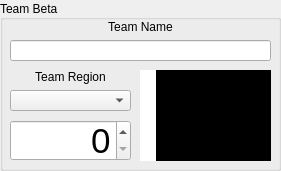
       <widget class="QGroupBox" name="TeamBetaGroupBox">
        <property name="sizePolicy">
         <sizepolicy hsizetype="Fixed" vsizetype="Fixed">
          <horstretch>0</horstretch>
          <verstretch>0</verstretch>
         </sizepolicy>
        </property>
        <property name="minimumSize">
         <size>
          <width>281</width>
          <height>171</height>
         </size>
        </property>
        <property name="maximumSize">
         <size>
          <width>281</width>
          <height>171</height>
         </size>
        </property>
        <property name="statusTip">
         <string/>
        </property>
        <property name="layoutDirection">
         <enum>Qt::LeftToRight</enum>
        </property>
        <property name="title">
         <string>Team Beta</string>
        </property>
        <property name="alignment">
         <set>Qt::AlignLeading|Qt::AlignLeft|Qt::AlignVCenter</set>
        </property>
        <widget class="QLabel" name="Team2Logo">
         <property name="geometry">
          <rect>
           <x>150</x>
           <y>70</y>
           <width>121</width>
           <height>91</height>
          </rect>
         </property>
         <property name="layoutDirection">
          <enum>Qt::LeftToRight</enum>
         </property>
         <property name="styleSheet">
          <string notr="true">background-color: rgb(0, 0, 0);</string>
         </property>
         <property name="text">
          <string>Team Logo</string>
         </property>
         <property name="alignment">
          <set>Qt::AlignCenter</set>
         </property>
        </widget>
        <widget class="QWidget" name="layoutWidget">
         <property name="geometry">
          <rect>
           <x>10</x>
           <y>20</y>
           <width>261</width>
           <height>41</height>
          </rect>
         </property>
         <layout class="QVBoxLayout" name="verticalLayout_4">
          <item>
           <widget class="QLabel" name="Team2NameLabel">
            <property name="text">
             <string>Team Name</string>
            </property>
            <property name="alignment">
             <set>Qt::AlignCenter</set>
            </property>
           </widget>
          </item>
          <item>
           <widget class="QLineEdit" name="Team2NameEdit"/>
          </item>
         </layout>
        </widget>
        <widget class="QLabel" name="Team2Color">
         <property name="geometry">
          <rect>
           <x>140</x>
           <y>70</y>
           <width>16</width>
           <height>91</height>
          </rect>
         </property>
         <property name="layoutDirection">
          <enum>Qt::LeftToRight</enum>
         </property>
         <property name="styleSheet">
          <string notr="true">background-color: rgb(255, 255, 255);</string>
         </property>
         <property name="text">
          <string/>
         </property>
         <property name="alignment">
          <set>Qt::AlignCenter</set>
         </property>
        </widget>
        <widget class="QWidget" name="layoutWidget_2">
         <property name="geometry">
          <rect>
           <x>10</x>
           <y>70</y>
           <width>121</width>
           <height>41</height>
          </rect>
         </property>
         <layout class="QVBoxLayout" name="verticalLayout_5">
          <item>
           <widget class="QLabel" name="Team2RegionLabel">
            <property name="text">
             <string>Team Region</string>
            </property>
            <property name="alignment">
             <set>Qt::AlignCenter</set>
            </property>
           </widget>
          </item>
          <item>
           <widget class="QComboBox" name="Team2RegionCombo">
            <property name="maximumSize">
             <size>
              <width>130</width>
              <height>16777215</height>
             </size>
            </property>
            <property name="layoutDirection">
             <enum>Qt::LeftToRight</enum>
            </property>
           </widget>
          </item>
         </layout>
        </widget>
        <widget class="QSpinBox" name="Team2Score">
         <property name="geometry">
          <rect>
           <x>10</x>
           <y>120</y>
           <width>121</width>
           <height>41</height>
          </rect>
         </property>
         <property name="font">
          <font>
           <pointsize>26</pointsize>
          </font>
         </property>
         <property name="layoutDirection">
          <enum>Qt::LeftToRight</enum>
         </property>
         <property name="wrapping">
          <bool>false</bool>
         </property>
         <property name="alignment">
          <set>Qt::AlignRight|Qt::AlignTrailing|Qt::AlignVCenter</set>
         </property>
         <property name="maximum">
          <number>9999</number>
         </property>
        </widget>
       </widget>
